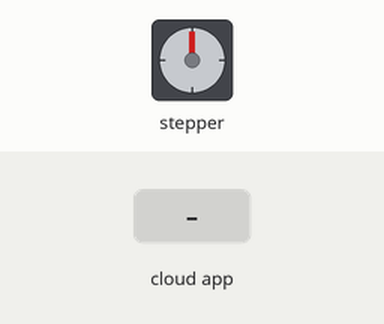
Bench run of a sketch on a simulated ESP32. Shown: stepper motor. Wiring (inferred from the names in the program): stepper motor driver (200 steps per turn assumed): step GPIO 12; direction GPIO 14. The inputs (shaded band) are chosen by the test bench. WiFi joins after 1.5 s; servers stay silent unless stated; what the sketch prints to the serial monitor is not drawn.

Above: at 2.8 s.
2.9 s: the phone or cloud app sets command to cw
At 3.35 s:
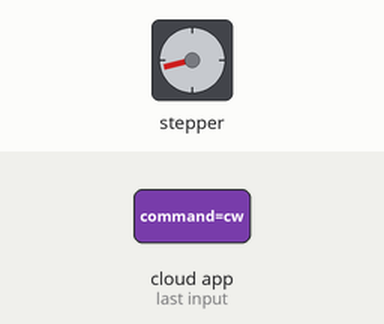
5.9 s: the phone or cloud app sets command to ccw
8.9 s: the phone or cloud app sets command to stop
At 10.0 s:
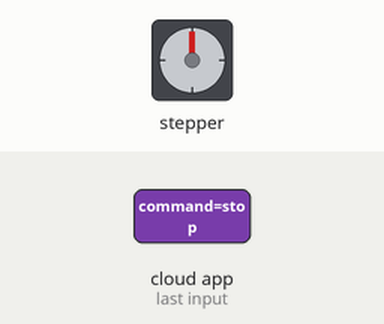
10.4 s: the phone or cloud app sets command to ccw
At 10.55 s:
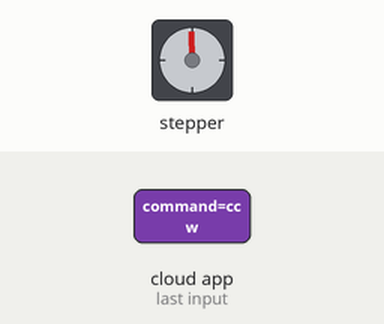
Timing chart, 0 to 14.4 s (numbered marks = the images above; inputs shaded):
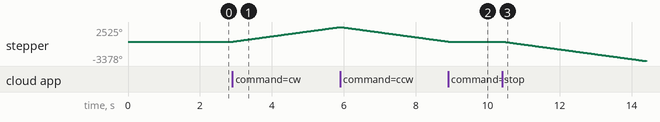

The sketch:

test2323232323_copy_20250910110241.ino
```cpp
#include <WiFi.h>
#include <Firebase_ESP_Client.h>
#include "addons/TokenHelper.h"
#include "addons/RTDBHelper.h"

// --- Replace with your Wi-Fi credentials ---
const char* ssid = "Nothing";
const char* password = "12345678";
// -------------------------------------------

// --- Replace with your Firebase credentials ---
#define API_KEY "YOUR_FIREBASE_API_KEY"
#define DATABASE_URL "https://your-project-id.firebaseio.com/"
#define USER_EMAIL "your_email@example.com"
#define USER_PASSWORD "your_password"
// -------------------------------------------

// Firebase objects
FirebaseData fbdo;
FirebaseAuth auth;
FirebaseConfig config;

// Motor pins
const int dirPin = 14;
const int stepPin = 12;

// Motor states
const int MOTOR_STOP = 0;
const int MOTOR_CW = 1;
const int MOTOR_CCW = 2;
volatile int motorState = MOTOR_STOP; // Motor is stopped by default

void setup() {
  Serial.begin(115200);

  pinMode(stepPin, OUTPUT);
  pinMode(dirPin, OUTPUT);

  // Connect Wi-Fi
  WiFi.begin(ssid, password);
  Serial.print("Connecting to WiFi");
  while (WiFi.status() != WL_CONNECTED) {
    delay(500);
    Serial.print(".");
  }
  Serial.println("\nConnected to WiFi");

  // Firebase config
  config.api_key = API_KEY;
  config.database_url = DATABASE_URL;

  // Sign in with email and password
  auth.user.email = USER_EMAIL;
  auth.user.password = USER_PASSWORD;

  // Initialize Firebase
  Firebase.begin(&config, &auth);
  Firebase.reconnectWiFi(true);

  // Start streaming motor command node
  if (!Firebase.RTDB.beginStream(&fbdo, "/motor/command")) {
    Serial.println("Stream failed: " + fbdo.errorReason());
  }
}

void loop() {
  // Check Firebase stream for command updates
  if (Firebase.RTDB.readStream(&fbdo)) {
    if (fbdo.streamAvailable()) {
      String command = fbdo.stringData();
      Serial.println("Firebase Command: " + command);

      if (command == "cw") {
        motorState = MOTOR_CW;
      } else if (command == "ccw") {
        motorState = MOTOR_CCW;
      } else if (command == "stop") {
        motorState = MOTOR_STOP;
      }
    }
  } else {
    if (fbdo.httpConnected()) {
      Serial.println("Stream error: " + fbdo.errorReason());
    }
  }

  // Run motor based on current state
  switch (motorState) {
    case MOTOR_CW:
      digitalWrite(dirPin, HIGH);   // clockwise
      digitalWrite(stepPin, HIGH);
      delayMicroseconds(1000);
      digitalWrite(stepPin, LOW);
      delayMicroseconds(1000);
      break;

    case MOTOR_CCW:
      digitalWrite(dirPin, LOW);   // counter-clockwise
      digitalWrite(stepPin, HIGH);
      delayMicroseconds(1000);
      digitalWrite(stepPin, LOW);
      delayMicroseconds(1000);
      break;

    case MOTOR_STOP:
      // do nothing
      break;
  }
}
```

Measured:
- after the input at 2.9 s, stepper: keeps turning clockwise at about 845°/s, starting at once
- after the input at 8.9 s, stepper: stops changing and stays 0°
- after the input at 10.4 s, stepper: keeps turning counter-clockwise at about 845°/s, starting at once
